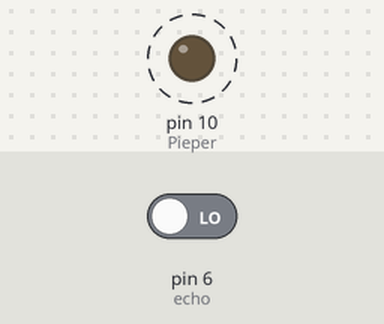
Bench run of a sketch on a simulated Arduino Uno, built with avr-gcc and run on an emulated ATmega328P. Parts: output pins drawn as LEDs (lit = HIGH). Dashed ring = blinking. The inputs (shaded band) are chosen by the test bench; at power-on: pin 6 (echo) LOW. Pins used as bus, display or sensor lines are not drawn.

Above: at 1.0 s.
Timing chart, 0 to 5.1 s (numbered marks = the images above):
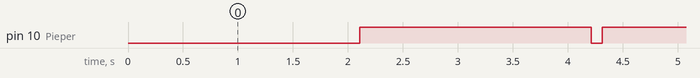

The sketch:

Rueckfahr_assistent.ino
```cpp
int trigger=7;
int echo=6;
long dauer=0;
long entfernung=0;
int Pieper=10;


void setup(){
pinMode(Pieper, OUTPUT);
pinMode(trigger, OUTPUT);
pinMode(echo, INPUT);
}

void loop(){
digitalWrite(trigger, LOW);
delay(3);
digitalWrite(trigger, HIGH);
delay(3);
digitalWrite(trigger, LOW);
dauer = pulseIn(echo, HIGH);
entfernung = (dauer/2) / 29.1;
pulseIn(echo, LOW);
if (entfernung >= 50){
digitalWrite(Pieper, LOW);
delay(1000);
digitalWrite(Pieper, HIGH);
delay(1000);
}
if (entfernung < 50 && entfernung >= 15){
digitalWrite(Pieper, LOW);
delay(500);
digitalWrite(Pieper, HIGH);
delay( 500);
}
if (entfernung < 15){
digitalWrite(Pieper, LOW);
delay(100);
digitalWrite(Pieper, HIGH);
delay(100);}
}
```

Measured:
- by itself, pin 10 (Pieper): alternates HIGH for 2.1 s and LOW for 0.10 s
